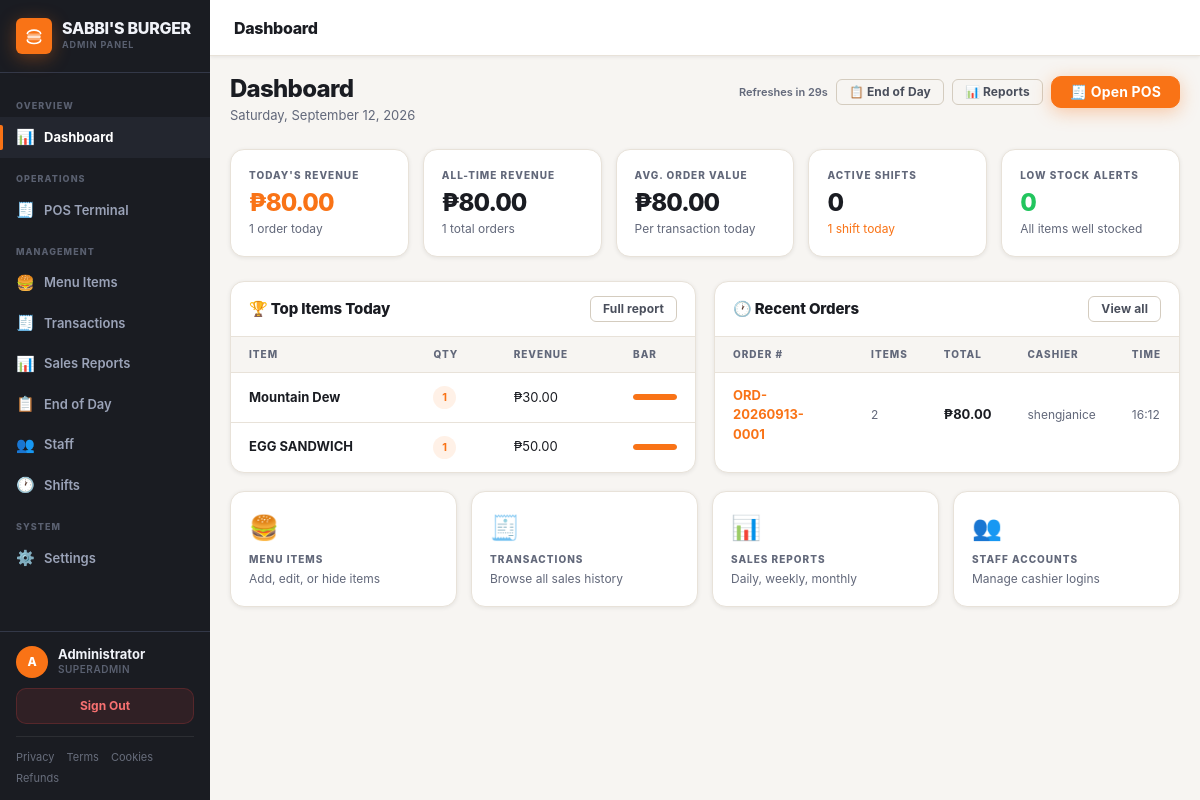
The app's page /dashboard (signed in) with its own data.
### tables this page shows
CREATE TABLE users (
    id INTEGER PRIMARY KEY AUTOINCREMENT,
    username TEXT NOT NULL UNIQUE,
    password_hash TEXT NOT NULL,
    full_name TEXT NOT NULL,
    role TEXT NOT NULL CHECK(role IN ('superadmin', 'cashier')),
    is_active INTEGER NOT NULL DEFAULT 1,
    last_login TIMESTAMP,
    created_at TIMESTAMP DEFAULT CURRENT_TIMESTAMP
);

CREATE TABLE transaction_items (
    id INTEGER PRIMARY KEY AUTOINCREMENT,
    transaction_id INTEGER NOT NULL,
    product_id INTEGER NOT NULL,
    product_name TEXT NOT NULL,
    quantity INTEGER NOT NULL,
    unit_price REAL NOT NULL,
    subtotal REAL NOT NULL,
    FOREIGN KEY (transaction_id) REFERENCES transactions(id),
    FOREIGN KEY (product_id) REFERENCES products(id)
);

CREATE TABLE transactions (
    id INTEGER PRIMARY KEY AUTOINCREMENT,
    order_number TEXT NOT NULL,
    total REAL NOT NULL,
    discount REAL DEFAULT 0,
    cash_tendered REAL,
    change_given REAL,
    payment_method TEXT DEFAULT 'cash',
    gcash_ref TEXT,
    served_by INTEGER,
    notes TEXT,
    created_at TIMESTAMP DEFAULT CURRENT_TIMESTAMP,
    FOREIGN KEY (served_by) REFERENCES users(id)
);

### app.py (the view)
@app.route('/dashboard')
@superadmin_required
def dashboard():
    today, overall       = get_sales_summary()
    top_products         = get_top_products()
    recent_tx            = get_all_transactions(limit=5)
    low_stock            = get_low_stock_items(threshold=10)
    active_shifts, today_shifts = get_shift_stats_today()
    return render_template('admin/dashboard.html',
                           today=today, overall=overall,
                           top_products=top_products,
                           recent_tx=recent_tx,
                           low_stock=low_stock,
                           active_shifts=active_shifts,
                           today_shifts=today_shifts)

### templates/admin/dashboard.html (shortened to what this page needs)
{% extends "admin/base_admin.html" %}
{% block page_title %}Dashboard{% endblock %}
{% block content %}
<div class="page-header">
  <div>
    <h1>Dashboard</h1>
    <p id="dash-date" style="color:var(--text-dark-3);font-size:.8125rem;margin-top:.2rem"></p>
  </div>
  <div style="display:flex;gap:.5rem;align-items:center">
    <span id="refresh-badge" style="font-size:.6875rem;color:var(--text-dark-3);font-weight:600"></span>
    <a href="{{ url_for('eod') }}" class="btn btn-ghost btn-sm">📋 End of Day</a>
    <a href="{{ url_for('reports') }}" class="btn btn-ghost btn-sm">📊 Reports</a>
    <a href="{{ url_for('index') }}" class="btn btn-primary">🧾 Open POS</a>
  </div>
</div>
<div class="stats-grid" id="stats-grid">
  <div class="stat-card">
    <div class="stat-card-label">Today's Revenue</div>
    <div class="stat-card-value brand" id="stat-today-rev">{{ currency }}{{ "%.2f"|format(today.total) }}</div>
    <div class="stat-card-sub" id="stat-today-orders">{{ today.count }} order{{ 's' if today.count != 1 }} today</div>
  </div>
  <div class="stat-card">
    <div class="stat-card-label">All-Time Revenue</div>
    <div class="stat-card-value" id="stat-overall-rev">{{ currency }}{{ "%.2f"|format(overall.total) }}</div>
    <div class="stat-card-sub">{{ overall.count }} total orders</div>
  </div>
  <div class="stat-card">
    <div class="stat-card-label">Avg. Order Value</div>
    <div class="stat-card-value">
      {% if today.count > 0 %}{{ currency }}{{ "%.2f"|format(today.total / today.count) }}{% else %}—{% endif %}
    </div>
    <div class="stat-card-sub">Per transaction today</div>
  </div>
  <div class="stat-card" style="{{ 'border-color:rgba(34,197,94,.4)' if active_shifts > 0 }}">
    <div class="stat-card-label">Active Shifts</div>
    <div class="stat-card-value" style="{{ 'color:var(--success)' if active_shifts > 0 }}">
      {{ active_shifts }}
    </div>
    <div class="stat-card-sub">
      <a href="{{ url_for('shifts') }}" style="color:var(--brand)">{{ today_shifts }} shift{{ 's' if today_shifts != 1 }} today</a>
    </div>
  </div>
  <div class="stat-card" style="border-color:{% if low_stock|length > 0 %}rgba(239,68,68,.4){% else %}var(--menu-border){% endif %}">
    <div class="stat-card-label">Low Stock Alerts</div>
    <div class="stat-card-value" style="color:{% if low_stock|length > 0 %}var(--danger){% else %}var(--success){% endif %}">
      {{ low_stock|length }}
    </div>
    <div class="stat-card-sub">
      {% if low_stock|length > 0 %}Items need restocking{% else %}All items well stocked{% endif %}
    </div>
  </div>
</div>
<div style="display:grid;grid-template-columns:1fr 1fr;gap:1.125rem;margin-bottom:1.125rem">
  <div class="table-card">
    <div class="table-card-header">
      <span class="table-card-title">🏆 Top Items Today</span>
      <a href="{{ url_for('reports') }}" class="btn btn-ghost btn-sm">Full report</a>
    </div>
    {% if top_products %}
    <div class="table-wrap">
      <table>
        <thead><tr><th>Item</th><th>Qty</th><th>Revenue</th><th>Bar</th></tr></thead>
        <tbody>
          {% set max_qty = top_products[0].total_qty %}
          {% for p in top_products %}
          <tr>
            <td><strong>{{ p.product_name }}</strong></td>
            <td><span class="badge" style="background:var(--brand-dim);color:var(--brand)">{{ p.total_qty }}</span></td>
            <td>{{ currency }}{{ "%.2f"|format(p.total_revenue) }}</td>
            <td style="width:80px">
              <div style="background:var(--menu-border);border-radius:99px;height:6px;overflow:hidden">
                <div style="background:var(--brand);height:100%;width:{{ ((p.total_qty / max_qty) * 100)|int }}%;border-radius:99px;transition:width .5s"></div>
              </div>
            </td>
          </tr>
          {% endfor %}
        </tbody>
      </table>
    </div>
    {% else %}
    <div class="empty-state"><div class="empty-state-icon">📊</div><p>No sales yet today</p></div>
    {% endif %}
  </div>
  <div class="table-card">
    <div class="table-card-header">
      <span class="table-card-title">🕐 Recent Orders</span>
      <a href="{{ url_for('transactions') }}" class="btn btn-ghost btn-sm">View all</a>
    </div>
    {% if recent_tx %}
    <div class="table-wrap">
      <table>
        <thead><tr><th>Order #</th><th>Items</th><th>Total</th><th>Cashier</th><th>Time</th></tr></thead>
        <tbody>
          {% for tx in recent_tx %}
          <tr>
            <td><a href="{{ url_for('transaction_detail', transaction_id=tx.id) }}" style="color:var(--brand);font-weight:700">{{ tx.order_number }}</a></td>
            <td class="td-muted">{{ tx.item_count }}</td>
            <td><strong>{{ currency }}{{ "%.2f"|format(tx.total) }}</strong></td>
            <td class="td-muted">{{ tx.cashier_name or '—' }}</td>
            <td class="td-muted">{{ tx.created_at[11:16] if tx.created_at else '—' }}</td>
          </tr>
          {% endfor %}
        </tbody>
      </table>
    </div>
    {% else %}
    <div class="empty-state"><div class="empty-state-icon">🧾</div><p>No orders yet today</p></div>
    {% endif %}
  </div>
</div>
<div style="display:grid;grid-template-columns:repeat(4,1fr);gap:.875rem">
  {% set links = [
    ('products',     '🍔', 'Menu Items',    'Add, edit, or hide items'),
    ('transactions', '🧾', 'Transactions',  'Browse all sales history'),
    ('reports',      '📊', 'Sales Reports', 'Daily, weekly, monthly'),
    ('users',        '👥', 'Staff Accounts','Manage cashier logins'),
  ] %}
  {% for route, icon, label, desc in links %}
  <a href="{{ url_for(route) }}" class="stat-card quicklink-card" style="text-decoration:none">
    <div style="font-size:1.5rem;margin-bottom:.375rem">{{ icon }}</div>
    <div class="stat-card-label" style="margin-bottom:.2rem">{{ label }}</div>
    <div style="font-size:.75rem;color:var(--text-dark-3)">{{ desc }}</div>
  </a>
  {% endfor %}
</div>
{% endblock %}

### templates/admin/base_admin.html (shortened to what this page needs)
<!DOCTYPE html>
<html lang="en">
<head>
  <link rel="stylesheet" href="{{ url_for('static', filename='css/base.css') }}">
  <link rel="stylesheet" href="{{ url_for('theme_css') }}">
  <link rel="stylesheet" href="{{ url_for('static', filename='css/admin.css') }}">
</head>
<body>
<div class="app-shell">
  <aside class="sidebar">
    <div class="sidebar-brand">
      <div class="sidebar-brand-icon">
      </div>
      <div>
        <div class="sidebar-brand-text">{{ app_name }}</div>
        <div class="sidebar-brand-sub">Admin Panel</div>
      </div>
    </div>
    <nav class="sidebar-nav">
      <div class="nav-section-label">Overview</div>
      <a title="Dashboard" href="{{ url_for('dashboard') }}" class="nav-item {% if request.endpoint == 'dashboard' %}active{% endif %}">
        <span class="nav-item-icon">📊</span> Dashboard
      </a>
      <div class="nav-section-label">Operations</div>
      <a title="POS Terminal" href="{{ url_for('index') }}" class="nav-item {% if request.endpoint == 'index' %}active{% endif %}">
        <span class="nav-item-icon">🧾</span> POS Terminal
      </a>
      <div class="nav-section-label">Management</div>
      <a title="Menu Items" href="{{ url_for('products') }}" class="nav-item {% if request.endpoint == 'products' %}active{% endif %}">
        <span class="nav-item-icon">🍔</span> Menu Items
      </a>
      <a title="Transactions" href="{{ url_for('transactions') }}" class="nav-item {% if request.endpoint in ['transactions','transaction_detail'] %}active{% endif %}">
        <span class="nav-item-icon">🧾</span> Transactions
      </a>
      <a title="Sales Reports" href="{{ url_for('reports') }}" class="nav-item {% if request.endpoint == 'reports' %}active{% endif %}">
        <span class="nav-item-icon">📊</span> Sales Reports
      </a>
      <a title="End of Day" href="{{ url_for('eod') }}" class="nav-item {% if request.endpoint == 'eod' %}active{% endif %}">
        <span class="nav-item-icon">📋</span> End of Day
      </a>
      <a title="Staff" href="{{ url_for('users') }}" class="nav-item {% if request.endpoint == 'users' %}active{% endif %}">
        <span class="nav-item-icon">👥</span> Staff
      </a>
      <a title="Shifts" href="{{ url_for('shifts') }}" class="nav-item {% if request.endpoint in ['shifts','shift_detail'] %}active{% endif %}">
        <span class="nav-item-icon">🕐</span> Shifts
      </a>
      <div class="nav-section-label">System</div>
      <a title="Settings" href="{{ url_for('settings_page') }}" class="nav-item {% if request.endpoint == 'settings_page' %}active{% endif %}">
        <span class="nav-item-icon">⚙️</span> Settings
      </a>
    </nav>
    <div class="sidebar-footer">
      {% if current_user %}
      <div class="sidebar-user">
        <div class="sidebar-avatar">{{ current_user['full_name'][0] | upper }}</div>
        <div class="sidebar-user-info">
          <div class="sidebar-user-name">{{ current_user['full_name'] }}</div>
          <div class="sidebar-user-role">{{ current_user['role'] | title }}</div>
        </div>
      </div>
      {% endif %}
      <a href="{{ url_for('logout') }}" class="btn-logout">Sign Out</a>
      <div style="display:flex;flex-wrap:wrap;gap:.25rem .75rem;margin-top:.75rem;padding-top:.75rem;border-top:1px solid rgba(255,255,255,.08)">
        <a href="#" onclick="openPolicyModal('{{ url_for('privacy_policy') }}','Privacy Policy');return false" style="font-size:.6875rem;color:rgba(155,163,184,.6);text-decoration:none" onmouseover="this.style.color='rgba(155,163,184,1)'" onmouseout="this.style.color='rgba(155,163,184,.6)'">Privacy</a>
        <a href="#" onclick="openPolicyModal('{{ url_for('terms') }}','Terms &amp; Conditions');return false" style="font-size:.6875rem;color:rgba(155,163,184,.6);text-decoration:none" onmouseover="this.style.color='rgba(155,163,184,1)'" onmouseout="this.style.color='rgba(155,163,184,.6)'">Terms</a>
        <a href="#" onclick="openPolicyModal('{{ url_for('cookie_policy') }}','Cookie Policy');return false" style="font-size:.6875rem;color:rgba(155,163,184,.6);text-decoration:none" onmouseover="this.style.color='rgba(155,163,184,1)'" onmouseout="this.style.color='rgba(155,163,184,.6)'">Cookies</a>
        <a href="#" onclick="openPolicyModal('{{ url_for('refund_policy') }}','Refund Policy');return false" style="font-size:.6875rem;color:rgba(155,163,184,.6);text-decoration:none" onmouseover="this.style.color='rgba(155,163,184,1)'" onmouseout="this.style.color='rgba(155,163,184,.6)'">Refunds</a>
      </div>
    </div>
  </aside>
  <div class="main-content">
    <header class="topbar">
      <span class="topbar-title">{% block page_title %}{% endblock %}</span>
    </header>
    <main class="page-content">
      {% block content %}{% endblock %}
    </main>
  </div>
</div>
</body>
</html>

### records on screen
users: full_name "A", full_name "Administrator", role "SUPERADMIN"
transaction_items: product_name "Mountain Dew", total_qty "1", currency "₱", total_revenue "30.00", {{ ((p.total_qty / max_qty) * 100)|int }} 100 (drawn)
transaction_items: product_name "EGG SANDWICH", total_qty "1", currency "₱", total_revenue "50.00", {{ ((p.total_qty / max_qty) * 100)|int }} 100 (drawn)
transactions: order_number "ORD-20260913-0001", item_count "2", currency "₱", total "80.00", cashier_name "shengjanice", created_at "16:12"

### other values on screen
{{ app_name }} "SABBI'S BURGER"
{{ currency }} "₱"
{{ "%.2f"|format(today.total) }} "80.00"
{{ today.count }} "1"
{{ "%.2f"|format(overall.total) }} "80.00"
{{ overall.count }} "1"
{{ "%.2f"|format(today.total / today.count) }} "80.00"
{{ active_shifts }} "0"
{{ today_shifts }} "1"
{{ low_stock|length }} "0"
{{ icon }} "🍔" "🧾" "📊" "👥"
{{ label }} "MENU ITEMS" "TRANSACTIONS" "SALES REPORTS" "STAFF ACCOUNTS"
{{ desc }} "Add, edit, or hide items" "Browse all sales history" "Daily, weekly, monthly" "Manage cashier logins"
